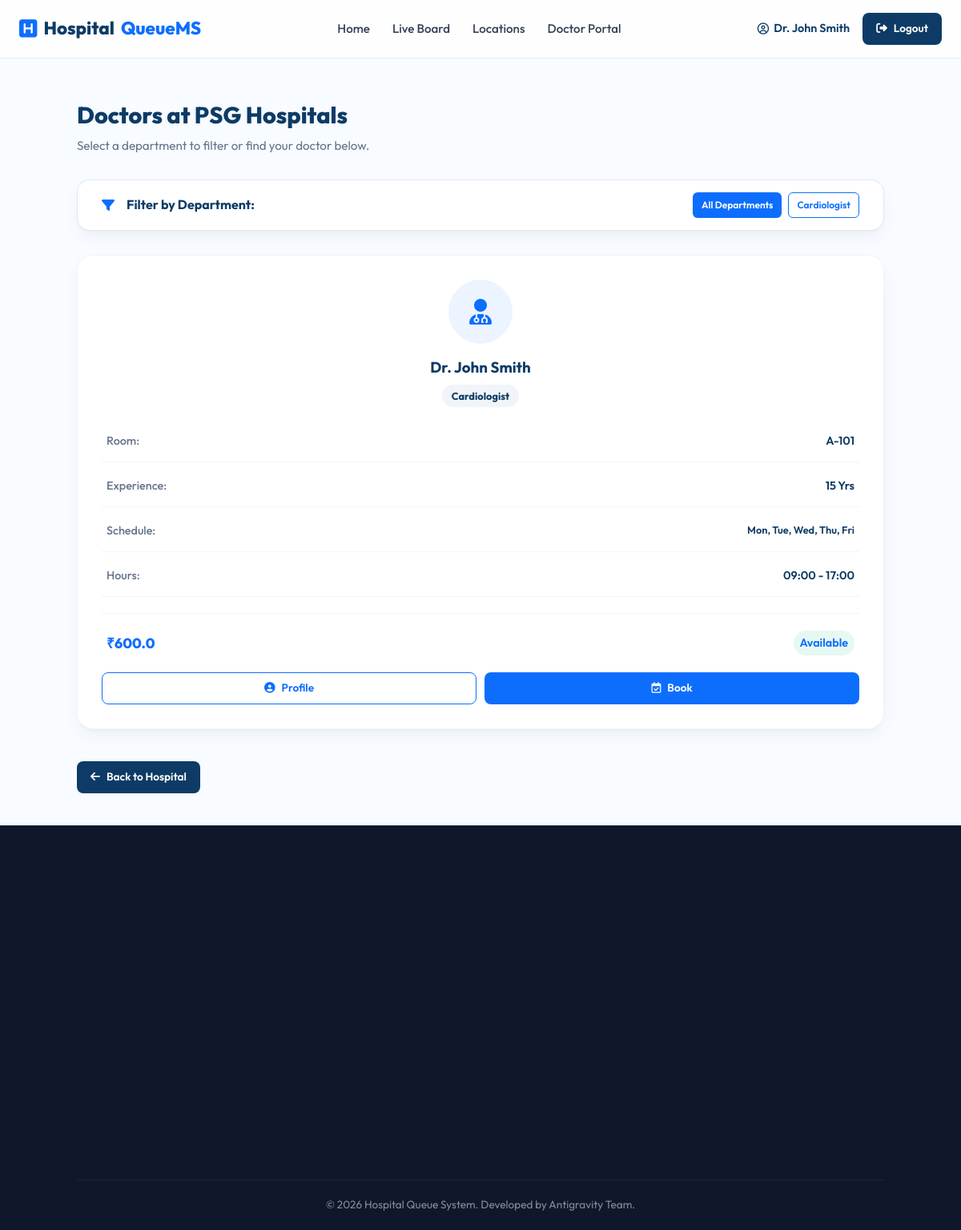
The app's page /dashboard/hospital/1/doctors (signed in) with its own data.
### models.py (models this page shows, shortened)
class User(UserMixin, db.Model):
    __tablename__ = 'users'
    id = db.Column(db.Integer, primary_key=True)
    username = db.Column(db.String(80), unique=True, nullable=False)
    email = db.Column(db.String(120), unique=True, nullable=False)
    password_hash = db.Column(db.String(256), nullable=False)
    role = db.Column(db.String(20), nullable=False)  # 'patient', 'doctor', 'admin'
    name = db.Column(db.String(100), nullable=False)

class Hospital(db.Model):
    __tablename__ = 'hospitals'
    id = db.Column(db.Integer, primary_key=True)
    name = db.Column(db.String(150), nullable=False)
    district_id = db.Column(db.Integer, db.ForeignKey('districts.id', ondelete='CASCADE'), nullable=False)
    address = db.Column(db.String(255), nullable=False)
    phone = db.Column(db.String(20), nullable=True)
    latitude = db.Column(db.Float, nullable=False)
    longitude = db.Column(db.Float, nullable=False)
    opening_time = db.Column(db.String(5), default="09:00")
    closing_time = db.Column(db.String(5), default="21:00")
    doctors = db.relationship('DoctorProfile', backref='hospital', lazy=True)

class DoctorProfile(db.Model):
    __tablename__ = 'doctor_profiles'
    id = db.Column(db.Integer, primary_key=True)
    user_id = db.Column(db.Integer, db.ForeignKey('users.id', ondelete='CASCADE'), nullable=False)
    hospital_id = db.Column(db.Integer, db.ForeignKey('hospitals.id', ondelete='SET NULL'), nullable=True)
    specialty = db.Column(db.String(100), nullable=False)
    experience = db.Column(db.Integer, default=5)
    consultation_fee = db.Column(db.Float, default=500.0)
    rating = db.Column(db.Float, default=5.0)
    latitude = db.Column(db.Float, nullable=True)
    longitude = db.Column(db.Float, nullable=True)
    room_number = db.Column(db.String(20), nullable=True)
    available_from = db.Column(db.String(5), default="09:00")
    available_to = db.Column(db.String(5), default="17:00")
    user = db.relationship('User', backref=db.backref('doctor_profile', uselist=False, cascade='all, delete-orphan'))

class DoctorSchedule(db.Model):
    __tablename__ = 'doctor_schedules'
    id = db.Column(db.Integer, primary_key=True)
    doctor_profile_id = db.Column(db.Integer, db.ForeignKey('doctor_profiles.id', ondelete='CASCADE'), nullable=False)
    day_of_week = db.Column(db.String(20), nullable=False) # e.g., "Monday"
    start_time = db.Column(db.String(5), default="09:00")
    end_time = db.Column(db.String(5), default="17:00")
    profile = db.relationship('DoctorProfile', backref=db.backref('schedules', cascade='all, delete-orphan'))

### routes/dashboard.py (the view)
@dash_bp.route('/hospital/<int:hospital_id>/doctors')
@login_required
def hospital_doctors(hospital_id):
    from models import Hospital, DoctorProfile, Department
    hospital = Hospital.query.get_or_404(hospital_id)
    dept_filter = request.args.get('department')
    query = DoctorProfile.query.filter_by(hospital_id=hospital_id)
    if dept_filter:
        query = query.filter_by(specialty=dept_filter)
    doctors = query.all()
    depts = db.session.query(DoctorProfile.specialty).filter_by(hospital_id=hospital_id).distinct().all()
    dept_names = [d[0] for d in depts]
    return render_template('hospital_doctors.html',
                           hospital=hospital,
                           doctors=doctors,
                           departments=dept_names,
                           current_dept=dept_filter)

### templates/hospital_doctors.html (shortened to what this page needs)
{% extends 'base.html' %}
{% block content %}
<section class="dashboard-section">
    <div class="dashboard-container">
        <div class="db-welcome reveal">
            <h2>Doctors at {{ hospital.name }}</h2>
            <p>Select a department to filter or find your doctor below.</p>
        </div>
        <div class="db-card reveal" style="margin-bottom: 30px; padding: 15px 30px;">
            <div style="display: flex; align-items: center; justify-content: space-between; flex-wrap: wrap; gap: 20px;">
                <div style="display: flex; align-items: center; gap: 15px;">
                    <i class="fa-solid fa-filter" style="color: var(--primary);"></i>
                    <span style="font-weight: 700; color: var(--secondary);">Filter by Department:</span>
                </div>
                <div style="display: flex; gap: 8px; flex-wrap: wrap;">
                    <a href="{{ url_for('dash.hospital_doctors', hospital_id=hospital.id) }}"
                       class="btn btn-xs {{ 'btn-primary' if not current_dept else 'btn-outline' }}">
                        All Departments
                    </a>
                    {% for dept in departments %}
                        <a href="{{ url_for('dash.hospital_doctors', hospital_id=hospital.id, department=dept) }}"
                           class="btn btn-xs {{ 'btn-primary' if current_dept == dept else 'btn-outline' }}">
                            {{ dept }}
                        </a>
                    {% endfor %}
                </div>
            </div>
        </div>
        <div class="doctor-container">
            {% for doc in doctors %}
                <div class="doctor-card reveal">
                    <div style="padding: 30px;">
                        <div style="width: 80px; height: 80px; background: var(--primary-light); border-radius: 50%; display: flex; align-items: center; justify-content: center; margin: 0 auto 15px; color: var(--primary); font-size: 2rem;">
                            <i class="fa-solid fa-user-md"></i>
                        </div>
                        <h3 style="margin-top: 0;">{{ doc.user.name }}</h3>
                        <span style="background: var(--slate-100); color: var(--secondary); padding: 4px 12px; border-radius: 50px; font-size: 0.8rem; font-weight: 700; margin-bottom: 10px; display: inline-block;">
                            {{ doc.specialty }}
                        </span>
                        <div class="profile-details" style="margin-top: 15px; text-align: left;">
                            <div class="detail-row">
                                <span class="label">Room:</span>
                                <span class="value">{{ doc.room_number or '—' }}</span>
                            </div>
                            <div class="detail-row">
                                <span class="label">Experience:</span>
                                <span class="value">{{ doc.experience }} Yrs</span>
                            </div>
                            <div class="detail-row">
                                <span class="label">Schedule:</span>
                                <span class="value" style="font-size: 0.8rem;">
                                    {% for sched in doc.schedules %}
                                        {{ sched.day_of_week[:3] }}{% if not loop.last %}, {% endif %}
                                    {% else %}
                                        Not set
                                    {% endfor %}
                                </span>
                            </div>
                            <div class="detail-row">
                                <span class="label">Hours:</span>
                                <span class="value">{{ doc.available_from }} - {{ doc.available_to }}</span>
                            </div>
                        </div>
                        <div style="margin-top: 20px; border-top: 1px solid var(--slate-100); padding-top: 15px;">
                            <div style="display: flex; justify-content: space-between; align-items: center; margin-bottom: 15px;">
                                <span style="font-weight: 800; color: var(--primary); font-size: 1.1rem;">₹{{ doc.consultation_fee }}</span>
                                <span class="badge badge-success">Available</span>
                            </div>
                            <div style="display: flex; gap: 10px;">
                                <a href="{{ url_for('dash.doctor_profile', user_id=doc.user_id) }}" class="btn btn-outline btn-block btn-sm">
                                    <i class="fa-solid fa-user-circle"></i> Profile
                                </a>
                                <a href="/appointments?doctor_id={{ doc.user_id }}" class="btn btn-primary btn-block btn-sm">
                                    <i class="fa-regular fa-calendar-check"></i> Book
                                </a>
                            </div>
                        </div>
                    </div>
                </div>
            {% endfor %}
        </div>
        <div style="margin-top: 40px;">
            <a href="{{ url_for('dash.hospital_details', hospital_id=hospital.id) }}" class="btn btn-secondary btn-sm">
                <i class="fa-solid fa-arrow-left"></i> Back to Hospital
            </a>
        </div>
    </div>
</section>
{% endblock %}

### templates/base.html (shortened to what this page needs)
<!DOCTYPE html>
<html lang="en">
<head>
    <link rel="stylesheet" href="https://cdnjs.cloudflare.com/ajax/libs/font-awesome/6.4.0/css/all.min.css">
    <link rel="stylesheet" href="{{ url_for('static', filename='css/style.css') }}">
</head>
<body>
    <header class="header">
        <div class="header-container">
            <a href="/" class="logo">
                <i class="fa-solid fa-square-h"></i> Hospital<span>QueueMS</span>
            </a>
            <nav class="nav-links" id="navLinks">
                <a href="/">Home</a>
                <a href="/queue">Live Board</a>
                <a href="/dashboard/location-dashboard">Locations</a>
                {% if current_user.is_authenticated %}
                    {% if current_user.role == 'patient' %}
                        <a href="/appointments">Book Appointment</a>
                        <a href="/dashboard">My Dashboard</a>
                    {% elif current_user.role == 'doctor' %}
                        <a href="/dashboard/doctor">Doctor Portal</a>
                    {% elif current_user.role == 'admin' %}
                        <a href="/dashboard/admin">Admin Panel</a>
                    {% endif %}
                {% else %}
                    <a href="/auth/login">Login</a>
                    <a href="/auth/register" class="nav-register-mobile">Sign Up</a>
                {% endif %}
            </nav>
            <div class="nav-actions">
                {% if current_user.is_authenticated %}
                    <span class="user-greeting"><i class="fa-regular fa-circle-user"></i> {{ current_user.name }}</span>
                    <a href="/auth/logout" class="btn btn-secondary btn-sm"><i class="fa-solid fa-right-from-bracket"></i> Logout</a>
                {% else %}
                    <a href="/auth/login" class="btn btn-outline btn-sm">Login</a>
                    <a href="/auth/register" class="btn btn-primary btn-sm">Sign Up</a>
                {% endif %}
            </div>
        </div>
    </header>
    <main class="main-content">
        {% block content %}{% endblock %}
    </main>
    <footer class="footer">
        <div class="footer-container">
        </div>
        <div class="footer-bottom">
            <p>&copy; 2026 Hospital Queue System. Developed by Antigravity Team.</p>
        </div>
    </footer>
</body>
</html>

### records on screen
User: name "Dr. John Smith"
Hospital: name "PSG Hospitals"
DoctorProfile: user.name "Dr. John Smith", specialty "Cardiologist", room_number "A-101", experience "15", available_from "09:00", available_to "17:00", consultation_fee "600.0"
DoctorSchedule: day_of_week "Mon"
DoctorSchedule: day_of_week "Tue"
DoctorSchedule: day_of_week "Wed"
DoctorSchedule: day_of_week "Thu"
DoctorSchedule: day_of_week "Fri"

### other values on screen
{{ dept }} "Cardiologist"
